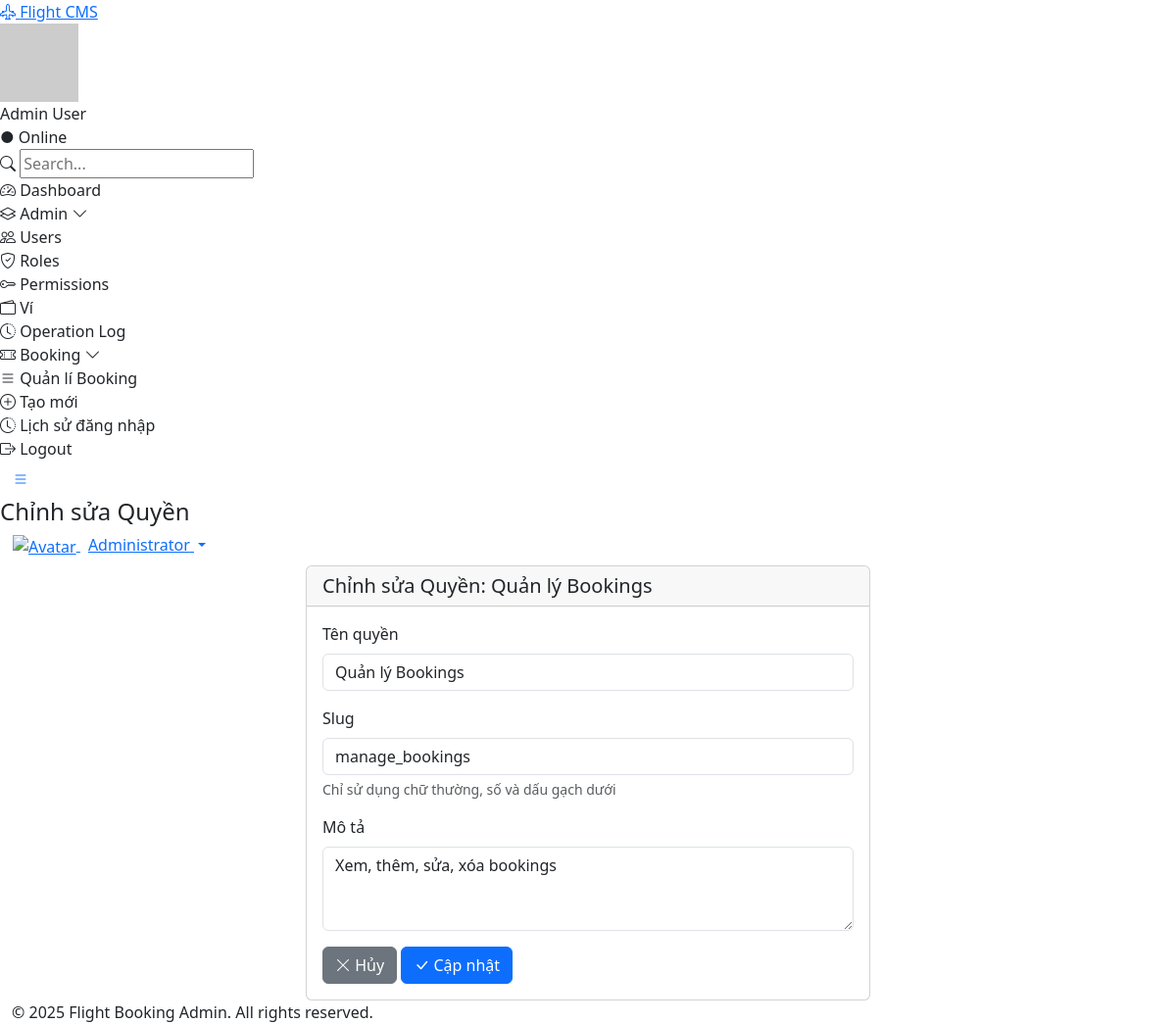
The page /modules/permissions/edit.php?id=2 (signed in) on the database its author committed.
### tables this page shows
CREATE TABLE `permissions` (
  `id` int(11) NOT NULL,
  `name` varchar(255) NOT NULL COMMENT 'VD: Quản lý Users',
  `slug` varchar(255) NOT NULL COMMENT 'VD: manage_users',
  `description` text DEFAULT NULL,
  `created_at` timestamp NOT NULL DEFAULT current_timestamp()
);

### modules/permissions/edit.php (the view, shortened to what this page needs)
<?php
include '../../includes/header.php';
$database = new Database();
$db = $database->getConnection();
$id = isset($_GET['id']) ? (int)$_GET['id'] : 0;
$query = "SELECT * FROM permissions WHERE id = ?";
$stmt = $db->prepare($query);
$stmt->execute([$id]);
$permission = $stmt->fetch();
$errors = [];
?>
<div class="container-fluid">
    <div class="row">
        <div class="col-lg-6 mx-auto">
            <div class="card">
                <div class="card-header">
                    <h5 class="card-title mb-0">Chỉnh sửa Quyền: <?= $permission['name'] ?></h5>
                </div>
                <div class="card-body">
                    <form method="POST" class="needs-validation" novalidate>
                        <div class="mb-3">
                            <label class="form-label required">Tên quyền</label>
                            <input type="text" name="name" class="form-control <?= isset($errors['name']) ? 'is-invalid' : '' ?>"
                                   value="<?= $_POST['name'] ?? $permission['name'] ?>" required>
                        </div>
                        <div class="mb-3">
                            <label class="form-label required">Slug</label>
                            <input type="text" name="slug" class="form-control <?= isset($errors['slug']) ? 'is-invalid' : '' ?>"
                                   value="<?= $_POST['slug'] ?? $permission['slug'] ?>" required>
                            <div class="form-text">Chỉ sử dụng chữ thường, số và dấu gạch dưới</div>
                        </div>
                        <div class="mb-3">
                            <label class="form-label">Mô tả</label>
                            <textarea name="description" class="form-control" rows="3"><?= $_POST['description'] ?? $permission['description'] ?></textarea>
                        </div>
                        <div class="form-actions">
                            <a href="index.php" class="btn btn-secondary">
                                <i class="bi bi-x-lg"></i> Hủy
                            </a>
                            <button type="submit" class="btn btn-primary">
                                <i class="bi bi-check-lg"></i> Cập nhật
                            </button>
                        </div>
                    </form>
                </div>
            </div>
        </div>
    </div>
</div>
<?php include '../../includes/footer.php'; ?>

### rows shown on the page
permissions: name "Quản lý Bookings", slug "manage_bookings", description "Xem, thêm, sửa, xóa bookings"

### other values the page prints
$user_name "Admin User"
$page_title "Chỉnh sửa Quyền"
$_SESSION['full_name'] "Administrator"
